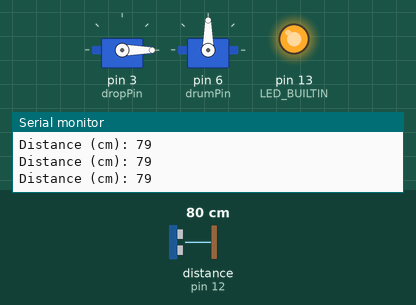
Bench run of a sketch on a simulated Arduino Uno, built with avr-gcc and run on an emulated ATmega328P. On the bench: 2 × servo, output pins drawn as LEDs (lit = HIGH), the last lines printed to the serial monitor. Wiring (inferred from the names in the program): ultrasonic range finder: trigger pin 11; echo pin 12. Inputs (shaded band) come from the test bench; at power-on: distance to the obstacle (sensor on pin 12) 80 cm. The echo pulse lasts 58.3 µs per cm; pins used as bus, display or sensor lines are not drawn.

Above: at 9.7 s.
9.8 s: distance to the obstacle (sensor on pin 12) set to 46 cm
11.3 s: distance to the obstacle (sensor on pin 12) set to 39 cm
At 12.2 s:
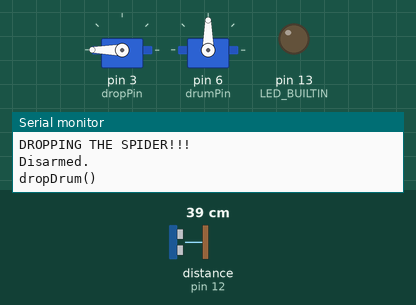
At 16.0 s:
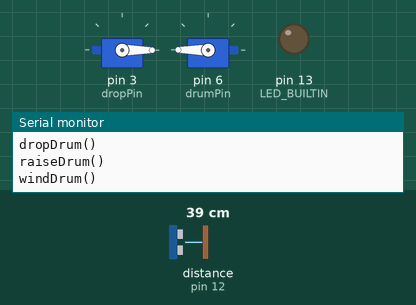
Timing chart, 0 to 18.9 s (numbered marks = the images above; inputs shaded):
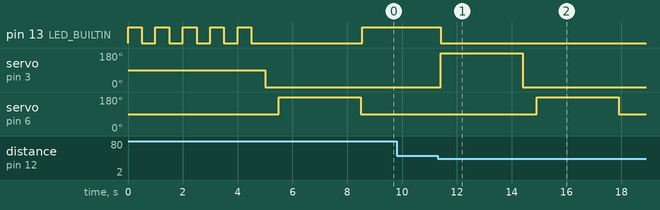

The sketch:

PropDropper.ino
```cpp
#include <Servo.h>

// Servo definitions
Servo dropServo;
Servo drumServo;
int dropServoRaisedPosition = 0;
int dropServoDroppedPosition = 180;
int drumServoStoppedPosition = 90;
int drumServoWindPosition = 180;

// Ping sensor definitions
const int triggerPin = 11;
const int echoPin = 12;
long distance;

// Timings
int dropPin = 3;
int drumPin = 6;
int timeHang = 3000;
int timeWind = 3000;
int timeRaise = 500;
int timeCooldown = 3000;
int armed = 0;

void setup() {
  // Arduino board setup
  pinMode(LED_BUILTIN, OUTPUT);

  // Serial port setup.
  Serial.begin(9600);

  // Ping sensor setup
  pinMode(triggerPin, OUTPUT);
  pinMode(echoPin, INPUT);

  // Servos setup
  dropServo.attach(dropPin);
  drumServo.attach(drumPin);

  // Initialize.
  resetAll();
}

void loop() {
  waitForTrigger();
  Serial.println("DROPPING THE SPIDER!!!");
  setArmed(0);
  dropDrum();
  delay(timeHang);
  raiseDrum();
  windDrum();
  waitForCooldown();
  resetTrigger();
  setArmed(1);
}

void resetAll() {
  Serial.println("resetAll()");
  for (int j = 1; j <= 5; j++) {
    digitalWrite(LED_BUILTIN, HIGH);
    delay(500);
    digitalWrite(LED_BUILTIN, LOW);
    delay(500);
  }

  setArmed(0);
  dropDrum();
  raiseDrum();
  windDrum();
  resetTrigger();
  setArmed(1);
}

void resetTrigger() {
  // Wait for target area to clear.
  // We will frequently get a 0 false positive, so we must watch for that too.
  int distance = readDistance();
  showDistance(distance);
  while ((distance < 60) && (distance > 3)) {
    delay(100);
    distance = readDistance();
    showDistance(distance);
  }
}

void waitForTrigger() {
  // Wait for intrusion in the target area.
  // We will frequently get a 0 false positive, so we must watch for that too.
  int distance = readDistance();
  showDistance(distance);
  while ((distance > 40) || (distance < 3)) {
    delay(100);
    distance = readDistance();
    showDistance(distance);
  }
}

void dropDrum() {
  Serial.println("dropDrum()");
  dropServo.write(dropServoDroppedPosition);
}

void raiseDrum() {
  Serial.println("raiseDrum()");
  dropServo.write(dropServoRaisedPosition);
  delay(timeRaise);
}

void windDrum() {
  Serial.println("windDrum()");
  drumServo.write(drumServoWindPosition);
  delay(timeWind);
  drumServo.write(drumServoStoppedPosition);
}

void waitForCooldown() {
  Serial.println("waitForCooldown()");
  delay(timeCooldown);
}

void setArmed(int value) {
  armed = value;
  if (armed == 0) {
    Serial.println("Disarmed.");
    digitalWrite(LED_BUILTIN, LOW);
  }
  else {
    Serial.println("Armed!");
    digitalWrite(LED_BUILTIN, HIGH);
  }
}

void showDistance(long d) {
  Serial.print("Distance (cm): ");
  Serial.println(d);
}

long readDistance()
{
  long duration;
  long averagecm = 0;
  long averageinches = 0;
  int readCount = 10;
  long cm;
  long inches;

  for(int j = 0; j < readCount; j++) {
    // Reset before a read.
    digitalWrite(triggerPin, LOW);
    delayMicroseconds(5);

    // Trigger the sensor to do a read.
    digitalWrite(triggerPin, HIGH);
    delayMicroseconds(10);
    digitalWrite(triggerPin, LOW);

    // Read the output signal from the sensor.
    duration = pulseIn(echoPin, HIGH);

    // Calculate the distance.
    cm = (duration / 2) / 29.1;
    inches = (duration / 2) / 74;
    averagecm = averagecm + cm;
    averageinches = averageinches + inches;
  }
  averagecm = averagecm  / readCount;
  averageinches = averageinches / readCount;

  return averagecm;
}
```

Measured:
- the behaviour switches between 42 and 41 cm on distance to the obstacle (sensor on pin 12) (found by bisection; images 0 and 1)
- after the input at 11.3 s, pin 13 (LED_BUILTIN): HIGH → LOW after 0.11 s; servo on pin 3 (dropPin): 0° → 180° after 0.11 s, → 0° 3.0 s later; servo on pin 6 (drumPin): 90° → 180° after 3.6 s, → 90° 3.0 s later
